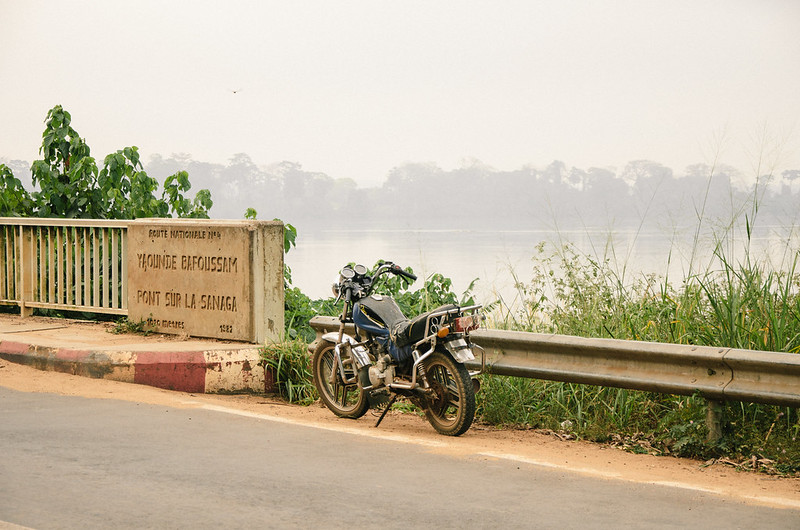
#> input picture multi-media_design/image_filter_gui/hw3_images/12781079433_f66f128d11_c.jpg, 800 x 530 px; its folder holds only this picture in this run
$ python -i HW2_MedianFilter.py   (imports and definitions only)
#> lines starting #> are read from the running program, lines starting #| are printed output that depends on the picture
# Title: Median Filter
# Description: This program loads a set of PNG images and applies a pixel-by-pixel median filter
#              to create a noise-reduced composite image. It uses PIL for image processing and
#              `glob` to locate files by extension. Includes support for multiple image sets.
# Author: Shane Skare
# Date: 06/21/2024

from PIL import Image
from glob import glob

img_list = []

def median_a_picture(images):
    width, height = images[0].size
    new_image = Image.new('RGB', (width, height))

    for x in range(width):
        for y in range(height):

            red_values = [images[k].getpixel((x, y))[0] for k in range(len(images))]
            green_values = [images[k].getpixel((x, y))[1] for k in range(len(images))]
            blue_values = [images[k].getpixel((x, y))[2] for k in range(len(images))]

            new_image.putpixel((x,y),(my_median(red_values), my_median(green_values), my_median(blue_values)))

    return new_image

def load_images(location, type):
    for image in glob(f'{location}/*.{type}'):
        with Image.open(image) as img:
            img_list.append(img.copy())

# Task 1 - Code for my_median() function -------------------------------------------------------------------
def my_median(list):
    list.sort()
    n = len(list)
    median = list[n//2]
    return median

# Task 2---------------------------------------------------------------------------------------------------

# [2 lines not run here, left out]
# [1 line that did not run here, left out]
# [2 lines not run here, left out]


# [1 line that did not run here, left out]
# [11 lines not run here, left out]
# [1 line that did not run here, left out]
# [2 lines not run here, left out]


my_list = [2, 4, 6, 237, 1]
# [2 lines not run here, left out]

>>> import cv2
>>> picture = cv2.imread('../image_filter_gui/hw3_images/12781079433_f66f128d11_c.jpg', cv2.IMREAD_GRAYSCALE)
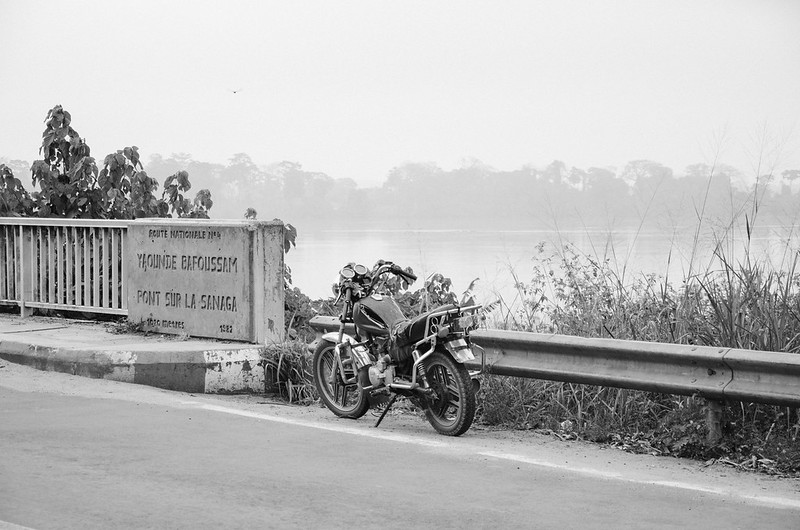
#> picture: shape (530, 800); min 0, max 255, mean 181.7
#> (the run stopped early here; a loop or call above may not have finished)

$ run again, on multi-media_design/image_filter_gui/hw3_images/12943572274_44afbcaa5d_c.jpg
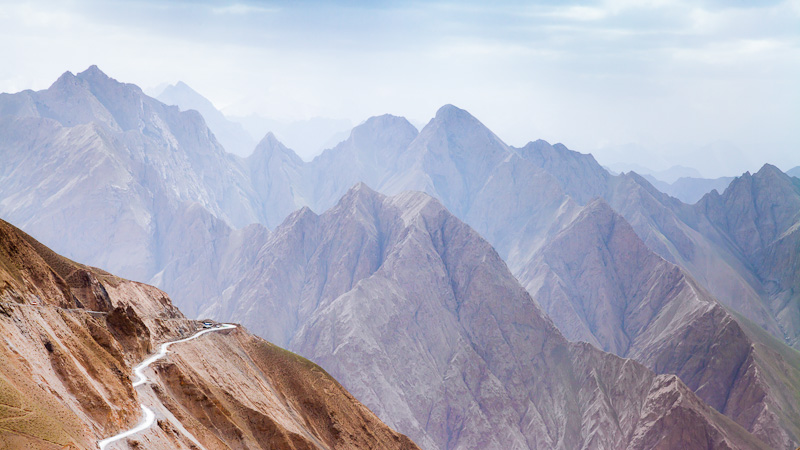
#> input picture multi-media_design/image_filter_gui/hw3_images/12943572274_44afbcaa5d_c.jpg, 800 x 450 px
#> `picture = cv2.imread('../image_filter_gui/hw3_images/12781079433_f66f1..`:
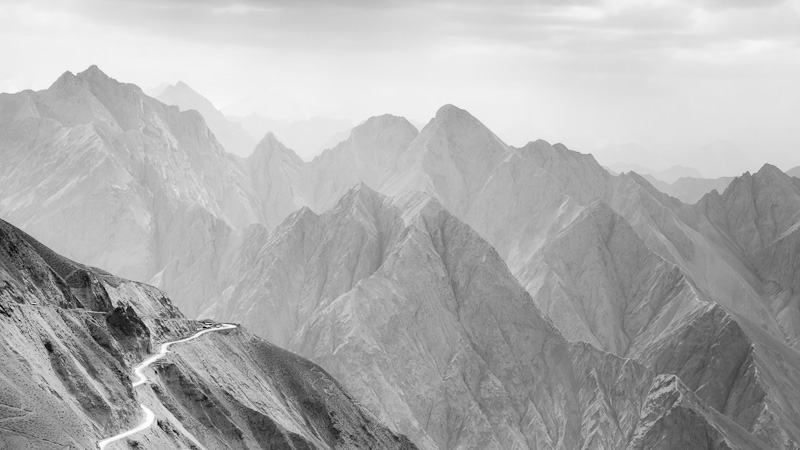
#> picture: shape (450, 800); min 0, max 255, mean 175.1

$ run again, on multi-media_design/image_filter_gui/hw3_images/2152601472_55fb809919_c.jpg
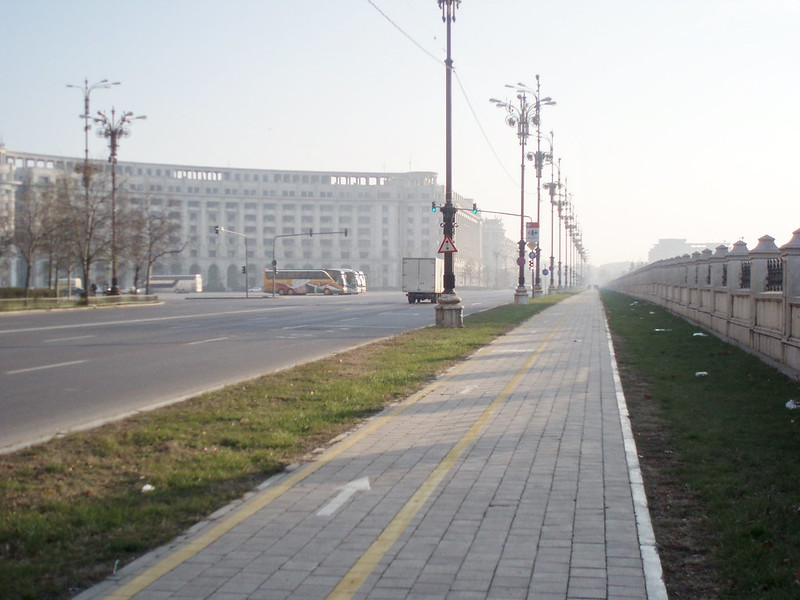
#> input picture multi-media_design/image_filter_gui/hw3_images/2152601472_55fb809919_c.jpg, 800 x 600 px
#> `picture = cv2.imread('../image_filter_gui/hw3_images/12781079433_f66f1..`:
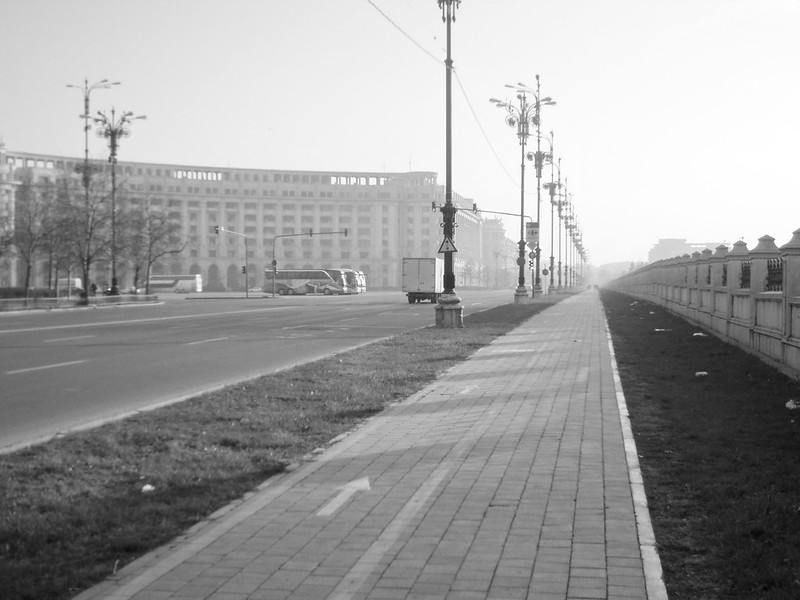
#> picture: shape (600, 800); min 3, max 255, mean 159

$ run again, on multi-media_design/image_filter_gui/hw3_images/2695514097_0647b18812_c.jpg
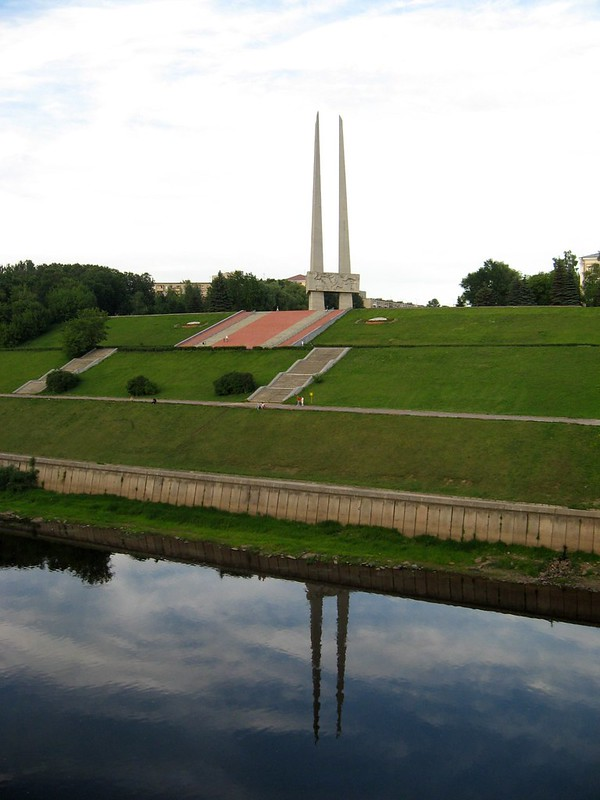
#> input picture multi-media_design/image_filter_gui/hw3_images/2695514097_0647b18812_c.jpg, 600 x 800 px
#> `picture = cv2.imread('../image_filter_gui/hw3_images/12781079433_f66f1..`:
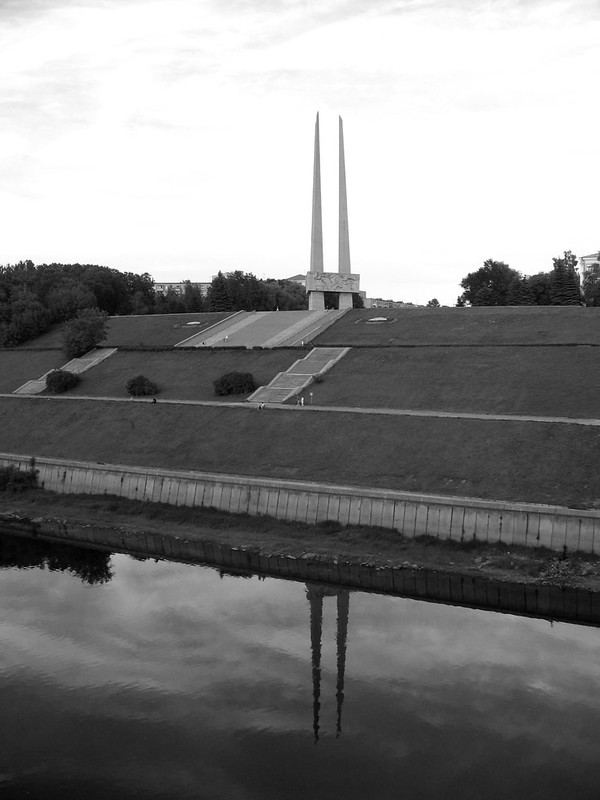
#> picture: shape (800, 600); min 0, max 255, mean 133.9
